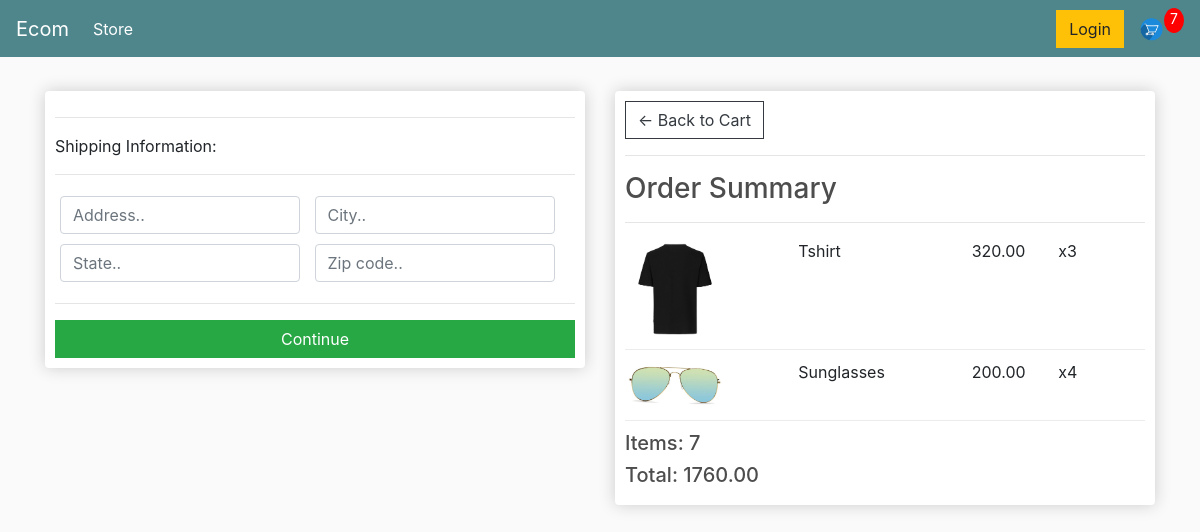
The page /checkout/ (signed in) on the database as committed earlier.
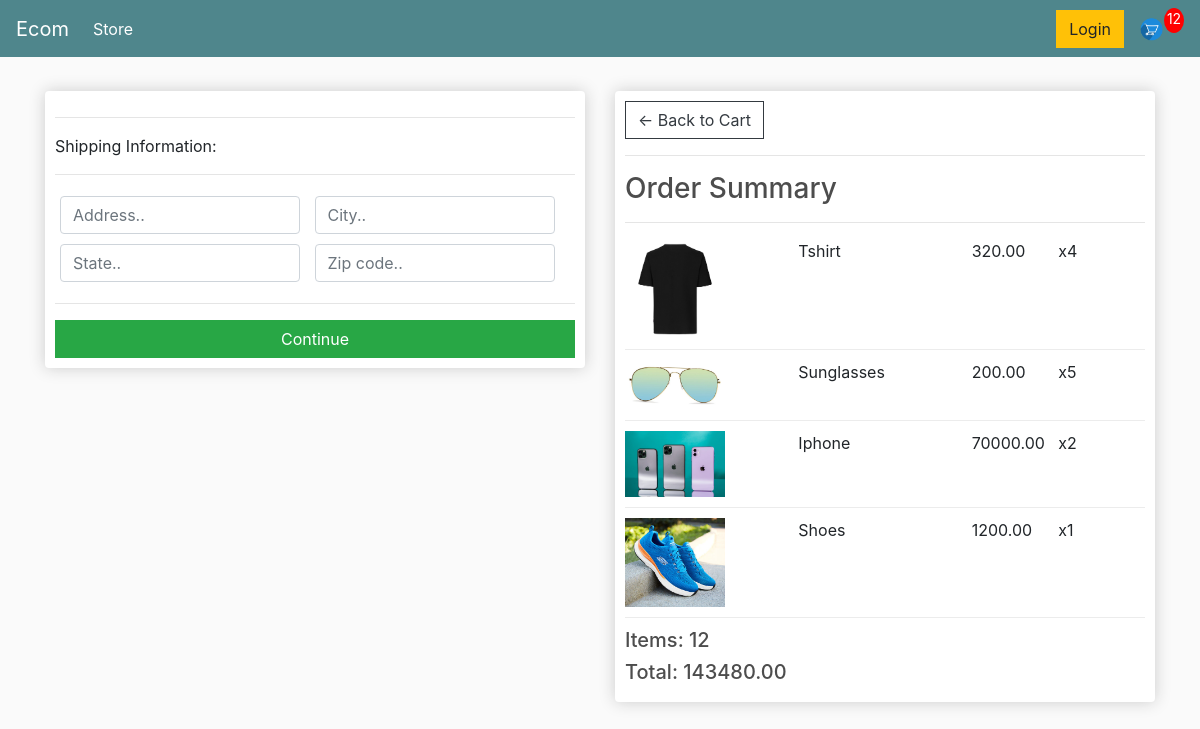
The same page on the database as committed later.
### store/models.py (models this page shows, shortened)
class OrderItem(models.Model):
    product=models.ForeignKey(Product,on_delete=models.SET_NULL,null=True)
    order=models.ForeignKey(Order,on_delete=models.SET_NULL,null=True)
    quantity=models.IntegerField(default=0,null=True,blank=True)
    date_added=models.DateTimeField(auto_now_add=True)
    @property
    def get_total(self):
        total=self.product.price * self.quantity
        return total

class Product(models.Model):
    name=models.CharField(max_length=200)
    price=models.DecimalField(max_digits=7,decimal_places=2)
    digital=models.BooleanField(default=False,null=True,blank=True)
    image=models.ImageField(null=True,blank=True)
    @property
    def imageUrl(self):
        try:
            url=self.image.url
        except:
            url=''
        return url

class Order(models.Model):
    customer=models.ForeignKey(Customer,on_delete=models.SET_NULL,null=True,blank=True)
    date_ordered=models.DateTimeField(auto_now_add=True)
    complete=models.BooleanField(default=False,null=True,blank=True)
    transaction_id=models.CharField(max_length=100,null=True)
    @property
    def get_cart_total(self):
        orderitems=self.orderitem_set.all()
        total=sum([item.get_total for item in orderitems])
        return total
    @property
    def get_cart_items(self):
        orderitems=self.orderitem_set.all()
        total=sum([item.quantity for item in orderitems])
        return total
    @property
    def shipping(self):
        shipping=False
        orderitems=self.orderitem_set.all()
        for i in orderitems:
            if i.product.digital==False:
                shipping=True
        return shipping

### store/views.py (the view)
# urls.py: path('checkout/', views.checkout, name="checkout"),
def checkout(request):
	data=cartData(request)
	cartItems=data['cartItems']
	order=data['order']
	items=data['items']
	context = {'items':items,'order':order,'cartItems':cartItems}
	return render(request, 'store/checkout.html', context)

### store/utils.py (called while the page is built)
def cartData(request):
    if request.user.is_authenticated:
        customer=request.user.customer
        order,created=Order.objects.get_or_create(customer=customer,complete=False)
        items=order.orderitem_set.all()
        cartItems=order.get_cart_items
    else:
        cookieData=cookieCart(request)
        cartItems=cookieData['cartItems']
        order=cookieData['order']
        items=cookieData['items']
    return {'cartItems':cartItems,'order':order,'items':items}

### store/templates/store/checkout.html (shortened to what this page needs)
{% extends 'store/main.html' %}
{% load static %}
{% block content %}
     <div class="row">
		<div class="col-lg-6">
			<div class="box-element" id="form-wrapper">
				<form id="form">
					<div id="shipping-info">
						<hr>
						<p>Shipping Information:</p>
						<hr>
						<div class="form-field">
							<input class="form-control" type="text" name="address" placeholder="Address..">
						</div>
						<div class="form-field">
							<input class="form-control" type="text" name="city" placeholder="City..">
						</div>
						<div class="form-field">
							<input class="form-control" type="text" name="state" placeholder="State..">
						</div>
						<div class="form-field">
							<input class="form-control" type="text" name="zipcode" placeholder="Zip code..">
						</div>
					</div>
					<hr>
					<input id="form-button" class="btn btn-success btn-block" type="submit" value="Continue">
				</form>
			</div>
			<br>
		</div>
		<div class="col-lg-6">
			<div class="box-element">
				<a  class="btn btn-outline-dark" href="{% url 'cart' %}">&#x2190; Back to Cart</a>
				<hr>
				<h3>Order Summary</h3>
				<hr>
				{%for item in items %}
				<div class="cart-row">
					<div style="flex:2"><img class="row-image" src="{{item.product.imageUrl}}"></div>
					<div style="flex:2"><p>{{item.product.name}}</p></div>
					<div style="flex:1"><p>{{item.product.price|floatformat:2}}</p></div>
					<div style="flex:1"><p>x{{item.quantity}}</p></div>
				</div>
				{% endfor %}
				<h5>Items:   {{order.get_cart_items}}</h5>
				<h5>Total:   {{order.get_cart_total|floatformat:2}}</h5>
			</div>
		</div>
	</div>
{% endblock content %}

Rows that differ between the two databases and show on the page:
changed OrderItem "Tshirt": quantity "3" → "4"
changed OrderItem "Sunglasses": quantity "4" → "5"
added OrderItem: product.imageUrl (picture), product.name "Iphone", product.price "70000.00", quantity "2"
added OrderItem: product.imageUrl (picture), product.name "Shoes", product.price "1200.00", quantity "1"
changed through a linked row, Order: get_cart_items "7" → "12"; get_cart_total "1760.00" → "143480.00"
Other text that changed with them:
{{ cartItems }}: "7" → "12"
